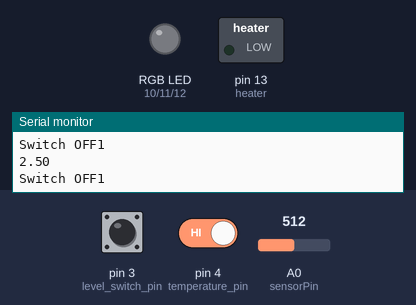
The sketch below on a simulated Arduino Uno, built with avr-gcc and run on an emulated ATmega328P. Shown: switched loads named in the sketch (green lamp = pin HIGH), an RGB LED mixed from three pins (HIGH = lit), the last lines printed to the serial monitor. The test bench sets the inputs (shaded band); at power-on: A0 (sensorPin) = 512, pin 4 (temperature_pin) HIGH, pin 3 (level_switch_pin) HIGH.

Above: at 1.2 s.
1.3 s: A0 (sensorPin) set to 341
4.3 s: A0 (sensorPin) set to 315
At 4.8 s:
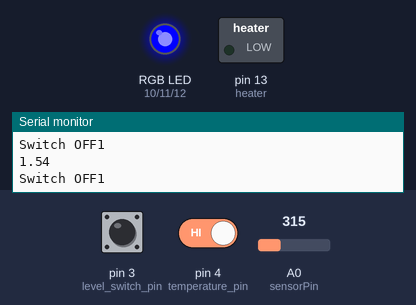
5.8 s: pin 4 (temperature_pin) driven LOW
At 7.0 s:
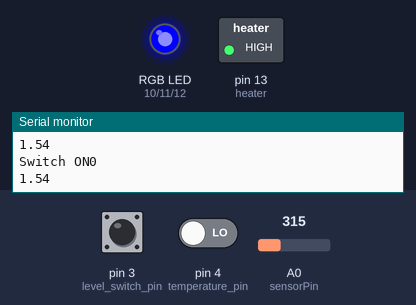
7.3 s: A0 (sensorPin) set to 175
10.3 s: A0 (sensorPin) set to 145
At 11.0 s:
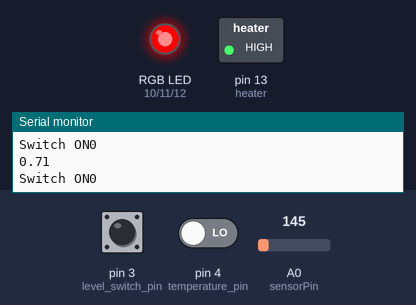
11.9 s: pin 3 (level_switch_pin) pulled LOW for 0.15 s
At 11.99 s:
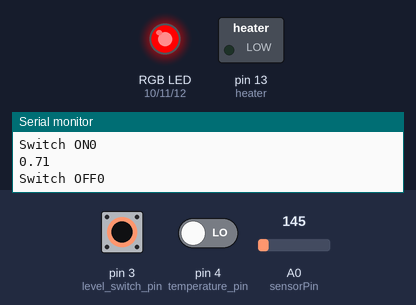
Timing chart, 0 to 14.5 s (numbered marks = the images above; inputs shaded):
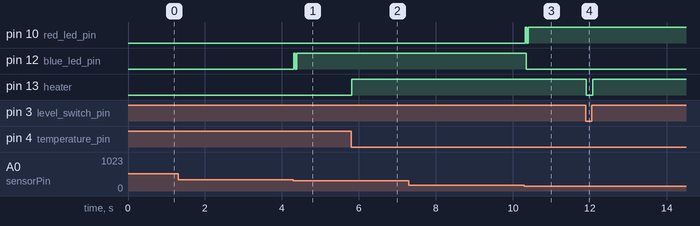

The sketch:

hotwater.ino
```cpp
/*
GROUP 6
Smith Jilks ENM221-0092/2017
Ian Kibandi ENM221-0167/2017
Gideon Felix ENM221-0083/2017
Rodney Osodo ENM221-0091/2017
 */

float sensorValue = 0, capacity = 0;  //Variable to store the value from the sensor
int red_led_pin = 10, green_led_pin=11, blue_led_pin=12, sensorPin = A0;  //Pins for leds
int heater = 13, temperature_pin = 4, level_switch_pin = 3, temperature, level_switch;

void setup() {
  // put your setup code here, to run once:
  pinMode(red_led_pin, OUTPUT);
  pinMode(green_led_pin, OUTPUT);
  pinMode(blue_led_pin, OUTPUT);
  pinMode(sensorPin, INPUT);
  pinMode(temperature_pin, INPUT);
  pinMode(level_switch_pin, INPUT);
  pinMode(heater, OUTPUT);
  Serial.begin(9600);
}

void loop() {
  // put your main code here, to run repeatedly:
  sensorValue = analogRead(sensorPin);//Read the value from the sensor
  capacity = ((sensorValue * 6280)/5);
  sensorValue = (sensorValue * 5)/1024;
  temperature = digitalRead(temperature_pin);
  level_switch = digitalRead(level_switch_pin);
  Serial.println(temperature);
  Serial.println(sensorValue);
  if (sensorValue < 0.7962){
        digitalWrite(blue_led_pin, LOW);
        digitalWrite(red_led_pin, LOW);
        digitalWrite(green_led_pin, LOW);
        digitalWrite(red_led_pin, HIGH);//Turn on the red led pin on
    }
    else if ((sensorValue < 1.5924) && (sensorValue >= 0.7962)){
        digitalWrite(blue_led_pin, LOW);
        digitalWrite(red_led_pin, LOW);
        digitalWrite(green_led_pin, LOW);
        digitalWrite(blue_led_pin, HIGH);//Turn on the blue led pin on
    }
    else if ((sensorValue >= 3.5828)){
        digitalWrite(blue_led_pin, LOW);
        digitalWrite(red_led_pin, LOW);
        digitalWrite(green_led_pin, LOW);
        digitalWrite(green_led_pin, HIGH);//Turn on the green led pin on
    }
    else
    {
        digitalWrite(blue_led_pin, LOW);
        digitalWrite(red_led_pin, LOW);
        digitalWrite(green_led_pin, LOW);
    }
    if(level_switch == LOW){
      digitalWrite(heater, LOW);
      Serial.print("Switch OFF");
    }
    else if ((level_switch == HIGH) && (temperature == LOW)){
      digitalWrite(heater, HIGH);
      Serial.print("Switch ON");
    }
    else if ((level_switch == HIGH) && (temperature == HIGH)){
      digitalWrite(heater, LOW);
      Serial.print("Switch OFF");
    }
    else
    {
      Serial.print("Thermostat is on");
    }
}
```

Measured:
- the behaviour switches between 327 and 326 on A0 (sensorPin) (found by bisection; images 0 and 1)
- the behaviour switches between 164 and 163 on A0 (sensorPin) (found by bisection; images 2 and 3)
- after the input at 4.3 s, pin 12 (blue_led_pin): LOW → HIGH at once, → LOW 0.04 s later, → HIGH 0.04 s later
- after the input at 5.8 s, pin 13 (heater): LOW → HIGH at once
- after the input at 10.3 s, pin 10 (red_led_pin): LOW → HIGH at once, → LOW 0.04 s later, → HIGH 0.04 s later; pin 12 (blue_led_pin): HIGH → LOW after 0.05 s
- after the input at 11.9 s, pin 13 (heater): HIGH → LOW at once, → HIGH 0.16 s later
